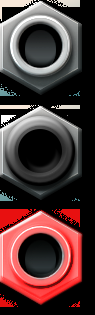
#> input picture Examples/Maremba/GUI2D/AudioJack.png, 95 x 315 px
$ python -i render_knob.py   (imports and definitions only)
#> lines starting #> are read from the running program, lines starting #| are printed output that depends on the picture
#!/usr/bin/env python3
"""
render_knob.py
Renders authentic primitive hand-carved African hardwood / volcanic stone analog knobs
for Maremba Rack Extension.

Output (the same 5x strip in both places; RE2D reads GUI2D at authoring resolution):
- GUI/Output/HD/Knob.png: 260 x 16380 (63 frames of 260x260, strictly divisible by 5)
- GUI2D/Knob.png: identical copy for the universal45 package
"""

import math
import os
import sys
import numpy as np
from PIL import Image, ImageDraw, ImageFilter

SCRIPT_DIR = os.path.dirname(os.path.abspath(__file__))
PROJECT_DIR = os.path.dirname(SCRIPT_DIR)
HD_DIR = os.path.join(PROJECT_DIR, "GUI", "Output", "HD")
GUI2D_DIR = os.path.join(PROJECT_DIR, "GUI2D")

TOTAL_FRAMES = 63
FRAME_SIZE_HD = 260


def render_primitive_knob_frame(frame_idx, total_frames=TOTAL_FRAMES, size=FRAME_SIZE_HD):
    """
    Renders one frame of a primitive hand-carved African wood/stone knob.
    Rotation angle spans 270 degrees (-135 deg at frame 0, +135 deg at frame 62).
    """
    angle_deg = -135.0 + (frame_idx / float(total_frames - 1)) * 270.0
    angle_rad = math.radians(angle_deg - 90.0) # 0 rad = 12 o'clock (top)

    im = Image.new("RGBA", (size, size), (0, 0, 0, 0))
    cx, cy = size / 2.0, size / 2.0

    # 1. Soft Realistic Drop Shadow (Fixed light source from top-left ~135 deg)
    shadow_im = Image.new("RGBA", (size, size), (0, 0, 0, 0))
    s_draw = ImageDraw.Draw(shadow_im)
    s_draw.ellipse([cx - 96 + 4, cy - 96 + 7, cx + 96 + 4, cy + 96 + 7], fill=(6, 5, 4, 195))
    shadow_im = shadow_im.filter(ImageFilter.GaussianBlur(radius=5.5))
    im = Image.alpha_composite(im, shadow_im)

    # 2. Outer Primitive Cylindrical Rim (R = 95 down to R = 83)
    R_outer = 95
    R_inner = 83

    rim_im = Image.new("RGBA", (size, size), (0, 0, 0, 0))
    rim_draw = ImageDraw.Draw(rim_im)

    # Cylindrical body gradient with dark African ironwood / volcanic basalt tones
    for r in range(R_outer, R_inner - 1, -1):
        t = (r - R_inner) / float(R_outer - R_inner)
        cr = int(32 + 18 * t)
        cg = int(24 + 14 * t)
        cb = int(18 + 10 * t)
        rim_draw.ellipse([cx - r, cy - r, cx + r, cy + r], fill=(cr, cg, cb, 255))

    # Rim Lighting: Highlight on top-left (225 deg math), Shadow on bottom-right
    for deg in range(360):
        rad = math.radians(deg)
        light = math.cos(rad - math.radians(225))
        for dr in range(R_inner, R_outer):
            t = (dr - R_inner) / float(R_outer - R_inner)
            px = cx + dr * math.cos(rad)
            py = cy + dr * math.sin(rad)
            if light > 0:
                h = int(60 * light * (1.0 - t * 0.4))
                rim_draw.point((px, py), fill=(min(255, 45 + h + 15), min(255, 35 + h + 10), min(255, 25 + h), 255))
            else:
                s = int(18 * abs(light))
                rim_draw.point((px, py), fill=(max(10, 32 - s), max(8, 24 - s), max(6, 18 - s), 255))

    # 3. Primitive Hand-Carved Thumb Grip Notches (8 chiseled notches around perimeter)
    for i in range(8):
        notch_angle = angle_rad + i * (2.0 * math.pi / 8.0)
        nx = cx + (R_outer - 5) * math.cos(notch_angle)
        ny = cy + (R_outer - 5) * math.sin(notch_angle)
        rim_draw.ellipse([nx - 5, ny - 5, nx + 5, ny + 5], fill=(14, 11, 9, 210))
        # Sunward highlight on notch lip
        hx = nx + 2.0 * math.cos(math.radians(225))
        hy = ny + 2.0 * math.sin(math.radians(225))
        rim_draw.ellipse([hx - 2, hy - 2, hx + 2, hy + 2], fill=(110, 95, 75, 140))

    im = Image.alpha_composite(im, rim_im)

    # 4. Top Face (R = 83) with Rotating Hand-Carved Wood/Stone Grain
    face_size = R_inner * 2 + 4
    face_arr = np.zeros((face_size, face_size, 4), dtype=np.uint8)

    fcx, fcy = face_size / 2.0, face_size / 2.0
    y, x = np.ogrid[:face_size, :face_size]
    r_map = np.sqrt((x - fcx)**2 + (y - fcy)**2)
    mask = r_map <= R_inner

    # Deterministic procedural grain aligned with rotating knob angle
    cos_a = math.cos(angle_rad)
    sin_a = math.sin(angle_rad)
    x_rot = (x - fcx) * cos_a - (y - fcy) * sin_a
    y_rot = (x - fcx) * sin_a + (y - fcy) * cos_a

    # Organic wood growth rings + fibers
    rings = np.sin(x_rot * 0.16 + np.sin(y_rot * 0.05) * 2.0) * 12.0
    # Fine grain noise
    np.random.seed(int(abs(angle_deg) * 17) % 10000 + 42)
    fiber = np.random.normal(0, 4.5, (face_size, face_size))

    # Subtle convex dome shading
    dome = (1.0 - (r_map / float(R_inner))**2) * 8.0

    vr = np.clip(38 + rings + fiber + dome, 18, 75).astype(np.uint8)
    vg = np.clip(28 + rings * 0.8 + fiber * 0.8 + dome * 0.8, 14, 58).astype(np.uint8)
    vb = np.clip(20 + rings * 0.6 + fiber * 0.6 + dome * 0.6, 10, 45).astype(np.uint8)

    face_arr[mask, 0] = vr[mask]
    face_arr[mask, 1] = vg[mask]
    face_arr[mask, 2] = vb[mask]
    face_arr[mask, 3] = 255

    face_disk = Image.fromarray(face_arr)
    im.alpha_composite(face_disk, (int(cx - fcx), int(cy - fcy)))

    draw = ImageDraw.Draw(im)

    # Subtle concentric artisan scoring rings at r = 62 and r = 40
    for ring_r in [62, 40]:
        draw.ellipse([cx - ring_r, cy - ring_r, cx + ring_r, cy + ring_r], outline=(18, 14, 11, 140), width=1)
        draw.arc([cx - ring_r + 1, cy - ring_r + 1, cx + ring_r + 1, cy + ring_r + 1], 180, 270, fill=(75, 60, 45, 100), width=1)

    # Top face ambient light sheen from top-left (fixed lighting)
    sheen = Image.new("RGBA", (size, size), (0, 0, 0, 0))
    s_dr = ImageDraw.Draw(sheen)
    s_dr.ellipse([cx - R_inner + 8, cy - R_inner + 6, cx + R_inner - 14, cy + R_inner - 20], fill=(140, 120, 95, 42))
    sheen = sheen.filter(ImageFilter.GaussianBlur(radius=8))
    im = Image.alpha_composite(im, sheen)
    draw = ImageDraw.Draw(im)

    # 5. Hand-Carved Artisan Indicator Groove
    # A carved channel in the wood/stone filled with aged bone ivory & terracotta pigment
    r_start = 22
    r_end = 80

    # Deep carved shadow channel
    for w, a in [(7, 160), (5, 220), (3, 255)]:
        x1 = cx + r_start * math.cos(angle_rad)
        y1 = cy + r_start * math.sin(angle_rad)
        x2 = cx + r_end * math.cos(angle_rad)
        y2 = cy + r_end * math.sin(angle_rad)
        draw.line([(x1, y1), (x2, y2)], fill=(10, 8, 6, a), width=w)

    # Inlaid Aged Ivory / Bone Pigment with warm gold tone
    x1_inlay = cx + (r_start + 4) * math.cos(angle_rad)
    y1_inlay = cy + (r_start + 4) * math.sin(angle_rad)
    x2_inlay = cx + (r_end - 2) * math.cos(angle_rad)
    y2_inlay = cy + (r_end - 2) * math.sin(angle_rad)
    draw.line([(x1_inlay, y1_inlay), (x2_inlay, y2_inlay)], fill=(245, 230, 195, 255), width=3)
    # Bright center core
    draw.line([(x1_inlay, y1_inlay), (x2_inlay, y2_inlay)], fill=(255, 250, 235, 255), width=1)

    # Hand-carved diamond / pip indicator head at outer edge (r = 74)
    pip_x = cx + 74 * math.cos(angle_rad)
    pip_y = cy + 74 * math.sin(angle_rad)
    d_sz = 3.5
    draw.polygon([
        (pip_x + d_sz * math.cos(angle_rad), pip_y + d_sz * math.sin(angle_rad)),
        (pip_x - d_sz * math.sin(angle_rad), pip_y + d_sz * math.cos(angle_rad)),
        (pip_x - d_sz * math.cos(angle_rad), pip_y - d_sz * math.sin(angle_rad)),
        (pip_x + d_sz * math.sin(angle_rad), pip_y - d_sz * math.cos(angle_rad)),
    ], fill=(255, 245, 215, 255), outline=(20, 14, 10, 200))

    # 6. Central Carved Bushing / Rosette Core (R = 13)
    draw.ellipse([cx - 13, cy - 13, cx + 13, cy + 13], fill=(20, 15, 12), outline=(60, 48, 36), width=1)
    draw.ellipse([cx - 8, cy - 8, cx + 8, cy + 8], fill=(12, 9, 7), outline=(160, 125, 65), width=1)
    draw.ellipse([cx - 3, cy - 3, cx + 3, cy + 3], fill=(215, 175, 85, 240))

    return im


def generate_knob_filmstrip():
    print(f">>> Rendering {TOTAL_FRAMES}-frame Primitive Wood/Stone Knob Filmstrip <<<")
    total_height_hd = FRAME_SIZE_HD * TOTAL_FRAMES
    filmstrip_hd = Image.new("RGBA", (FRAME_SIZE_HD, total_height_hd), (0, 0, 0, 0))

    for i in range(TOTAL_FRAMES):
        frame = render_primitive_knob_frame(i, TOTAL_FRAMES, FRAME_SIZE_HD)
        filmstrip_hd.paste(frame, (0, i * FRAME_SIZE_HD))
        if (i + 1) % 15 == 0 or (i + 1) == TOTAL_FRAMES:
            print(f"  Rendered {i + 1}/{TOTAL_FRAMES} frames...")

    # Save HD Knob filmstrip (260 x 16380)
    os.makedirs(HD_DIR, exist_ok=True)
    hd_path = os.path.join(HD_DIR, "Knob.png")
    filmstrip_hd.save(hd_path, "PNG", optimize=True)
    print(f"  Saved HD filmstrip: {hd_path} ({filmstrip_hd.size[0]}x{filmstrip_hd.size[1]})")

    # GUI2D carries the same 5x strip: device_2D places it at 52 logical units
    # (260 HD px) per frame, so a downscaled copy would render at 1/5 size.
    os.makedirs(GUI2D_DIR, exist_ok=True)
    gui2d_path = os.path.join(GUI2D_DIR, "Knob.png")
    filmstrip_hd.save(gui2d_path, "PNG", optimize=True)
    print(f"  Saved GUI2D filmstrip: {gui2d_path} ({filmstrip_hd.size[0]}x{filmstrip_hd.size[1]})")

    print(">>> Primitive Wood/Stone Knob Filmstrip Generation Complete! <<<")


# [2 lines not run here, left out]

>>> import cv2
>>> picture = cv2.imread('../GUI2D/AudioJack.png', cv2.IMREAD_GRAYSCALE)
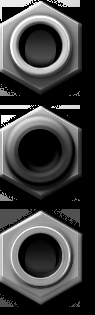
#> picture: shape (315, 95); min 0, max 255, mean 64.2
>>> result = render_primitive_knob_frame(picture)
#> (the run stopped early here; a loop or call above may not have finished)

$ run again, on Examples/Maremba/GUI2D/CVJack.png
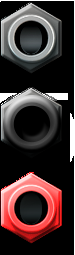
#> input picture Examples/Maremba/GUI2D/CVJack.png, 75 x 255 px
#> `picture = cv2.imread('../GUI2D/AudioJack.png', cv2.IMREAD_GRAYSCALE)`:
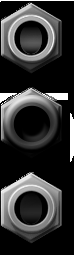
#> picture: shape (255, 75); min 0, max 255, mean 54.1

$ run again, on Examples/Maremba/GUI2D/Lamp.png
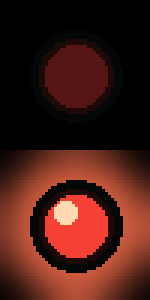
#> input picture Examples/Maremba/GUI2D/Lamp.png, 50 x 100 px (shown 3 times larger)
#> `picture = cv2.imread('../GUI2D/AudioJack.png', cv2.IMREAD_GRAYSCALE)`:
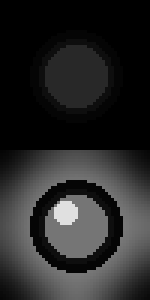
#> picture: shape (100, 50) (shown 3 times larger); min 0, max 224, mean 40.2
